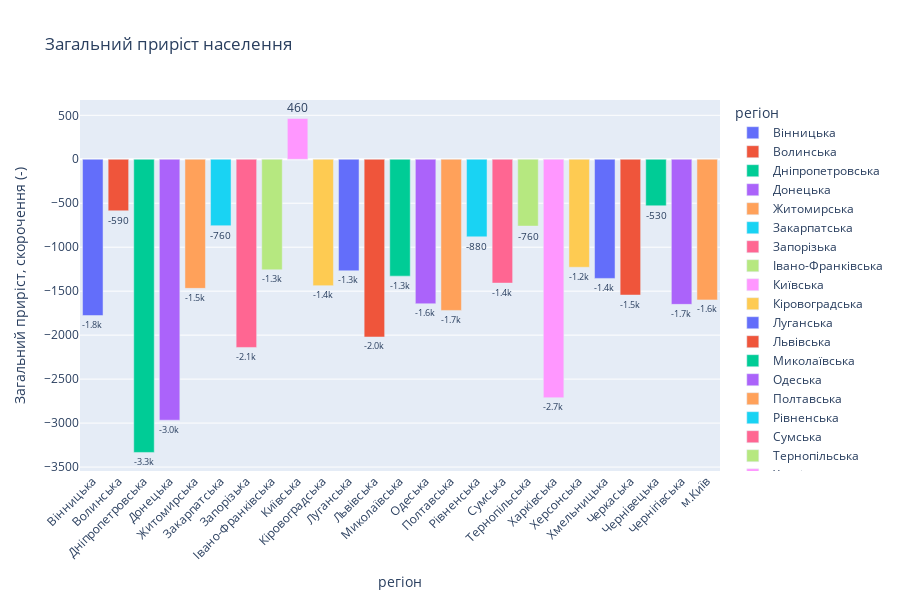

This figure's notebook cell:
### Markdown cell above
Стовпчаста діарама про загальний приріст населення

### Code cell
df_copy = df[~df['регіон'].str.contains('Україна')]
fig = px.bar(df_copy, y='Загальний приріст, скорочення (-)', x='регіон', text='Загальний приріст, скорочення (-)', color='регіон', title='Загальний приріст населення')
fig.update_traces(texttemplate='%{text:.2s}', textposition='outside')
fig.update_layout(uniformtext_minsize=8)
fig.update_layout(xaxis_tickangle=-45)
fig.layout.width = 900
fig.layout.height = 600
fig

### Figure 1 — Plotly figure (JSON) as saved in the notebook; plotly's stock layout.template omitted (floating-point values rounded to 4 significant figures)
{"data": [{"alignmentgroup": "True", "hovertemplate": "регіон=%{x}<br>Загальний приріст, скорочення (-)=%{text}<extra></extra>", "legendgroup": "Вінницька", "marker": {"color": "#636efa", "pattern": {"shape": ""}}, "name": "Вінницька", "offsetgroup": "Вінницька", "orientation": "v", "showlegend": true, "text": [-1777], "textposition": "outside", "texttemplate": "%{text:.2s}", "type": "bar", "x": ["Вінницька"], "xaxis": "x", "y": [-1777], "yaxis": "y"}, {"alignmentgroup": "True", "hovertemplate": "регіон=%{x}<br>Загальний приріст, скорочення (-)=%{text}<extra></extra>", "legendgroup": "Волинська", "marker": {"color": "#EF553B", "pattern": {"shape": ""}}, "name": "Волинська", "offsetgroup": "Волинська", "orientation": "v", "showlegend": true, "text": [-586], "textposition": "outside", "texttemplate": "%{text:.2s}", "type": "bar", "x": ["Волинська"], "xaxis": "x", "y": [-586], "yaxis": "y"}, {"alignmentgroup": "True", "hovertemplate": "регіон=%{x}<br>Загальний приріст, скорочення (-)=%{text}<extra></extra>", "legendgroup": "Дніпропетровська", "marker": {"color": "#00cc96", "pattern": {"shape": ""}}, "name": "Дніпропетровська", "offsetgroup": "Дніпропетровська", "orientation": "v", "showlegend": true, "text": [-3334], "textposition": "outside", "texttemplate": "%{text:.2s}", "type": "bar", "x": ["Дніпропетровська"], "xaxis": "x", "y": [-3334], "yaxis": "y"}, {"alignmentgroup": "True", "hovertemplate": "регіон=%{x}<br>Загальний приріст, скорочення (-)=%{text}<extra></extra>", "legendgroup": "Донецька", "marker": {"color": "#ab63fa", "pattern": {"shape": ""}}, "name": "Донецька", "offsetgroup": "Донецька", "orientation": "v", "showlegend": true, "text": [-2967], "textposition": "outside", "texttemplate": "%{text:.2s}", "type": "bar", "x": ["Донецька"], "xaxis": "x", "y": [-2967], "yaxis": "y"}, {"alignmentgroup": "True", "hovertemplate": "регіон=%{x}<br>Загальний приріст, скорочення (-)=%{text}<extra></extra>", "legendgroup": "Житомирська", "marker": {"color": "#FFA15A", "pattern": {"shape": ""}}, "name": "Житомирська", "offsetgroup": "Житомирська", "orientation": "v", "showlegend": true, "text": [-1468], "textposition": "outside", "texttemplate": "%{text:.2s}", "type": "bar", "x": ["Житомирська"], "xaxis": "x", "y": [-1468], "yaxis": "y"}, {"alignmentgroup": "True", "hovertemplate": "регіон=%{x}<br>Загальний приріст, скорочення (-)=%{text}<extra></extra>", "legendgroup": "Закарпатська", "marker": {"color": "#19d3f3", "pattern": {"shape": ""}}, "name": "Закарпатська", "offsetgroup": "Закарпатська", "orientation": "v", "showlegend": true, "text": [-755], "textposition": "outside", "texttemplate": "%{text:.2s}", "type": "bar", "x": ["Закарпатська"], "xaxis": "x", "y": [-755], "yaxis": "y"}, {"alignmentgroup": "True", "hovertemplate": "регіон=%{x}<br>Загальний приріст, скорочення (-)=%{text}<extra></extra>", "legendgroup": "Запорізька", "marker": {"color": "#FF6692", "pattern": {"shape": ""}}, "name": "Запорізька", "offsetgroup": "Запорізька", "orientation": "v", "showlegend": true, "text": [-2140], "textposition": "outside", "texttemplate": "%{text:.2s}", "type": "bar", "x": ["Запорізька"], "xaxis": "x", "y": [-2140], "yaxis": "y"}, {"alignmentgroup": "True", "hovertemplate": "регіон=%{x}<br>Загальний приріст, скорочення (-)=%{text}<extra></extra>", "legendgroup": "Івано-Франківська", "marker": {"color": "#B6E880", "pattern": {"shape": ""}}, "name": "Івано-Франківська", "offsetgroup": "Івано-Франківська", "orientation": "v", "showlegend": true, "text": [-1257], "textposition": "outside", "texttemplate": "%{text:.2s}", "type": "bar", "x": ["Івано-Франківська"], "xaxis": "x", "y": [-1257], "yaxis": "y"}, {"alignmentgroup": "True", "hovertemplate": "регіон=%{x}<br>Загальний приріст, скорочення (-)=%{text}<extra></extra>", "legendgroup": "Київська", "marker": {"color": "#FF97FF", "pattern": {"shape": ""}}, "name": "Київська", "offsetgroup": "Київська", "orientation": "v", "showlegend": true, "text": [463], "textposition": "outside", "texttemplate": "%{text:.2s}", "type": "bar", "x": ["Київська"], "xaxis": "x", "y": [463], "yaxis": "y"}, {"alignmentgroup": "True", "hovertemplate": "регіон=%{x}<br>Загальний приріст, скорочення (-)=%{text}<extra></extra>", "legendgroup": "Кіровоградська", "marker": {"color": "#FECB52", "pattern": {"shape": ""}}, "name": "Кіровоградська", "offsetgroup": "Кіровоградська", "orientation": "v", "showlegend": true, "text": [-1437], "textposition": "outside", "texttemplate": "%{text:.2s}", "type": "bar", "x": ["Кіровоградська"], "xaxis": "x", "y": [-1437], "yaxis": "y"}, {"alignmentgroup": "True", "hovertemplate": "регіон=%{x}<br>Загальний приріст, скорочення (-)=%{text}<extra></extra>", "legendgroup": "Луганська", "marker": {"color": "#636efa", "pattern": {"shape": ""}}, "name": "Луганська", "offsetgroup": "Луганська", "orientation": "v", "showlegend": true, "text": [-1268], "textposition": "outside", "texttemplate": "%{text:.2s}", "type": "bar", "x": ["Луганська"], "xaxis": "x", "y": [-1268], "yaxis": "y"}, {"alignmentgroup": "True", "hovertemplate": "регіон=%{x}<br>Загальний приріст, скорочення (-)=%{text}<extra></extra>", "legendgroup": "Львівська", "marker": {"color": "#EF553B", "pattern": {"shape": ""}}, "name": "Львівська", "offsetgroup": "Львівська", "orientation": "v", "showlegend": true, "text": [-2021], "textposition": "outside", "texttemplate": "%{text:.2s}", "type": "bar", "x": ["Львівська"], "xaxis": "x", "y": [-2021], "yaxis": "y"}, {"alignmentgroup": "True", "hovertemplate": "регіон=%{x}<br>Загальний приріст, скорочення (-)=%{text}<extra></extra>", "legendgroup": "Миколаївська", "marker": {"color": "#00cc96", "pattern": {"shape": ""}}, "name": "Миколаївська", "offsetgroup": "Миколаївська", "orientation": "v", "showlegend": true, "text": [-1329], "textposition": "outside", "texttemplate": "%{text:.2s}", "type": "bar", "x": ["Миколаївська"], "xaxis": "x", "y": [-1329], "yaxis": "y"}, {"alignmentgroup": "True", "hovertemplate": "регіон=%{x}<br>Загальний приріст, скорочення (-)=%{text}<extra></extra>", "legendgroup": "Одеська", "marker": {"color": "#ab63fa", "pattern": {"shape": ""}}, "name": "Одеська", "offsetgroup": "Одеська", "orientation": "v", "showlegend": true, "text": [-1643], "textposition": "outside", "texttemplate": "%{text:.2s}", "type": "bar", "x": ["Одеська"], "xaxis": "x", "y": [-1643], "yaxis": "y"}, {"alignmentgroup": "True", "hovertemplate": "регіон=%{x}<br>Загальний приріст, скорочення (-)=%{text}<extra></extra>", "legendgroup": "Полтавська", "marker": {"color": "#FFA15A", "pattern": {"shape": ""}}, "name": "Полтавська", "offsetgroup": "Полтавська", "orientation": "v", "showlegend": true, "text": [-1719], "textposition": "outside", "texttemplate": "%{text:.2s}", "type": "bar", "x": ["Полтавська"], "xaxis": "x", "y": [-1719], "yaxis": "y"}, {"alignmentgroup": "True", "hovertemplate": "регіон=%{x}<br>Загальний приріст, скорочення (-)=%{text}<extra></extra>", "legendgroup": "Рівненська", "marker": {"color": "#19d3f3", "pattern": {"shape": ""}}, "name": "Рівненська", "offsetgroup": "Рівненська", "orientation": "v", "showlegend": true, "text": [-882], "textposition": "outside", "texttemplate": "%{text:.2s}", "type": "bar", "x": ["Рівненська"], "xaxis": "x", "y": [-882], "yaxis": "y"}, {"alignmentgroup": "True", "hovertemplate": "регіон=%{x}<br>Загальний приріст, скорочення (-)=%{text}<extra></extra>", "legendgroup": "Сумська", "marker": {"color": "#FF6692", "pattern": {"shape": ""}}, "name": "Сумська", "offsetgroup": "Сумська", "orientation": "v", "showlegend": true, "text": [-1408], "textposition": "outside", "texttemplate": "%{text:.2s}", "type": "bar", "x": ["Сумська"], "xaxis": "x", "y": [-1408], "yaxis": "y"}, {"alignmentgroup": "True", "hovertemplate": "регіон=%{x}<br>Загальний приріст, скорочення (-)=%{text}<extra></extra>", "legendgroup": "Тернопільська", "marker": {"color": "#B6E880", "pattern": {"shape": ""}}, "name": "Тернопільська", "offsetgroup": "Тернопільська", "orientation": "v", "showlegend": true, "text": [-760], "textposition": "outside", "texttemplate": "%{text:.2s}", "type": "bar", "x": ["Тернопільська"], "xaxis": "x", "y": [-760], "yaxis": "y"}, {"alignmentgroup": "True", "hovertemplate": "регіон=%{x}<br>Загальний приріст, скорочення (-)=%{text}<extra></extra>", "legendgroup": "Харківська", "marker": {"color": "#FF97FF", "pattern": {"shape": ""}}, "name": "Харківська", "offsetgroup": "Харківська", "orientation": "v", "showlegend": true, "text": [-2711], "textposition": "outside", "texttemplate": "%{text:.2s}", "type": "bar", "x": ["Харківська"], "xaxis": "x", "y": [-2711], "yaxis": "y"}, {"alignmentgroup": "True", "hovertemplate": "регіон=%{x}<br>Загальний приріст, скорочення (-)=%{text}<extra></extra>", "legendgroup": "Херсонська", "marker": {"color": "#FECB52", "pattern": {"shape": ""}}, "name": "Херсонська", "offsetgroup": "Херсонська", "orientation": "v", "showlegend": true, "text": [-1228], "textposition": "outside", "texttemplate": "%{text:.2s}", "type": "bar", "x": ["Херсонська"], "xaxis": "x", "y": [-1228], "yaxis": "y"}, {"alignmentgroup": "True", "hovertemplate": "регіон=%{x}<br>Загальний приріст, скорочення (-)=%{text}<extra></extra>", "legendgroup": "Хмельницька", "marker": {"color": "#636efa", "pattern": {"shape": ""}}, "name": "Хмельницька", "offsetgroup": "Хмельницька", "orientation": "v", "showlegend": true, "text": [-1355], "textposition": "outside", "texttemplate": "%{text:.2s}", "type": "bar", "x": ["Хмельницька"], "xaxis": "x", "y": [-1355], "yaxis": "y"}, {"alignmentgroup": "True", "hovertemplate": "регіон=%{x}<br>Загальний приріст, скорочення (-)=%{text}<extra></extra>", "legendgroup": "Черкаська", "marker": {"color": "#EF553B", "pattern": {"shape": ""}}, "name": "Черкаська", "offsetgroup": "Черкаська", "orientation": "v", "showlegend": true, "text": [-1544], "textposition": "outside", "texttemplate": "%{text:.2s}", "type": "bar", "x": ["Черкаська"], "xaxis": "x", "y": [-1544], "yaxis": "y"}, {"alignmentgroup": "True", "hovertemplate": "регіон=%{x}<br>Загальний приріст, скорочення (-)=%{text}<extra></extra>", "legendgroup": "Чернівецька", "marker": {"color": "#00cc96", "pattern": {"shape": ""}}, "name": "Чернівецька", "offsetgroup": "Чернівецька", "orientation": "v", "showlegend": true, "text": [-529], "textposition": "outside", "texttemplate": "%{text:.2s}", "type": "bar", "x": ["Чернівецька"], "xaxis": "x", "y": [-529], "yaxis": "y"}, {"alignmentgroup": "True", "hovertemplate": "регіон=%{x}<br>Загальний приріст, скорочення (-)=%{text}<extra></extra>", "legendgroup": "Чернігівська", "marker": {"color": "#ab63fa", "pattern": {"shape": ""}}, "name": "Чернігівська", "offsetgroup": "Чернігівська", "orientation": "v", "showlegend": true, "text": [-1650], "textposition": "outside", "texttemplate": "%{text:.2s}", "type": "bar", "x": ["Чернігівська"], "xaxis": "x", "y": [-1650], "yaxis": "y"}, {"alignmentgroup": "True", "hovertemplate": "регіон=%{x}<br>Загальний приріст, скорочення (-)=%{text}<extra></extra>", "legendgroup": "м.Київ", "marker": {"color": "#FFA15A", "pattern": {"shape": ""}}, "name": "м.Київ", "offsetgroup": "м.Київ", "orientation": "v", "showlegend": true, "text": [-1599], "textposition": "outside", "texttemplate": "%{text:.2s}", "type": "bar", "x": ["м.Київ"], "xaxis": "x", "y": [-1599], "yaxis": "y"}], "layout": {"barmode": "relative", "height": 600, "legend": {"title": {"text": "регіон"}, "tracegroupgap": 0}, "title": {"text": "Загальний приріст населення"}, "uniformtext": {"minsize": 8}, "width": 900, "xaxis": {"anchor": "y", "categoryarray": ["Вінницька", "Волинська", "Дніпропетровська", "Донецька", "Житомирська", "Закарпатська", "Запорізька", "Івано-Франківська", "Київська", "Кіровоградська", "Луганська", "Львівська", "Миколаївська", "Одеська", "Полтавська", "Рівненська", "Сумська", "Тернопільська", "Харківська", "Херсонська", "Хмельницька", "Черкаська", "Чернівецька", "Чернігівська", "м.Київ"], "categoryorder": "array", "domain": [0, 1], "tickangle": -45, "title": {"text": "регіон"}}, "yaxis": {"anchor": "x", "domain": [0, 1], "title": {"text": "Загальний приріст, скорочення (-)"}}}}
